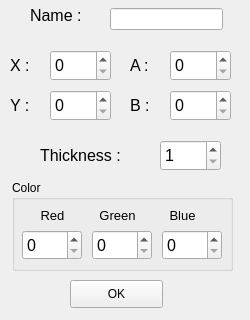
<?xml version="1.0" encoding="UTF-8"?>
<ui version="4.0">
 <class>AddElipse</class>
 <widget class="QMainWindow" name="AddElipse">
  <property name="geometry">
   <rect>
    <x>0</x>
    <y>0</y>
    <width>250</width>
    <height>320</height>
   </rect>
  </property>
  <property name="windowTitle">
   <string>Add Elipse</string>
  </property>
  <widget class="QWidget" name="centralwidget">
   <widget class="QLabel" name="label_5">
    <property name="geometry">
     <rect>
      <x>30</x>
      <y>0</y>
      <width>81</width>
      <height>31</height>
     </rect>
    </property>
    <property name="font">
     <font>
      <pointsize>12</pointsize>
     </font>
    </property>
    <property name="text">
     <string>Name : </string>
    </property>
   </widget>
   <widget class="QLineEdit" name="lineEllipseName">
    <property name="geometry">
     <rect>
      <x>110</x>
      <y>8</y>
      <width>113</width>
      <height>22</height>
     </rect>
    </property>
    <property name="font">
     <font>
      <pointsize>12</pointsize>
     </font>
    </property>
   </widget>
   <widget class="QLabel" name="label_9">
    <property name="geometry">
     <rect>
      <x>40</x>
      <y>140</y>
      <width>101</width>
      <height>31</height>
     </rect>
    </property>
    <property name="font">
     <font>
      <pointsize>12</pointsize>
     </font>
    </property>
    <property name="text">
     <string>Thickness : </string>
    </property>
   </widget>
   <widget class="QSpinBox" name="spinBEllipse">
    <property name="geometry">
     <rect>
      <x>170</x>
      <y>90</y>
      <width>61</width>
      <height>31</height>
     </rect>
    </property>
    <property name="font">
     <font>
      <pointsize>12</pointsize>
     </font>
    </property>
    <property name="toolTip">
     <string>Set radius B for elipse (in pixels)</string>
    </property>
    <property name="minimum">
     <number>0</number>
    </property>
    <property name="maximum">
     <number>1000</number>
    </property>
   </widget>
   <widget class="QLabel" name="label_4">
    <property name="geometry">
     <rect>
      <x>130</x>
      <y>50</y>
      <width>55</width>
      <height>31</height>
     </rect>
    </property>
    <property name="font">
     <font>
      <pointsize>12</pointsize>
     </font>
    </property>
    <property name="text">
     <string>A : </string>
    </property>
   </widget>
   <widget class="QSpinBox" name="spinYEllipse">
    <property name="geometry">
     <rect>
      <x>50</x>
      <y>90</y>
      <width>61</width>
      <height>31</height>
     </rect>
    </property>
    <property name="font">
     <font>
      <pointsize>12</pointsize>
     </font>
    </property>
    <property name="toolTip">
     <string>Set X for elipse's center (in pixels)</string>
    </property>
    <property name="minimum">
     <number>0</number>
    </property>
    <property name="maximum">
     <number>720</number>
    </property>
   </widget>
   <widget class="QSpinBox" name="spinXEllipse">
    <property name="geometry">
     <rect>
      <x>50</x>
      <y>50</y>
      <width>61</width>
      <height>31</height>
     </rect>
    </property>
    <property name="font">
     <font>
      <pointsize>12</pointsize>
     </font>
    </property>
    <property name="toolTip">
     <string>Set X for elipse's center (in pixels)</string>
    </property>
    <property name="minimum">
     <number>0</number>
    </property>
    <property name="maximum">
     <number>1280</number>
    </property>
   </widget>
   <widget class="QSpinBox" name="spinEllipseThickness">
    <property name="geometry">
     <rect>
      <x>160</x>
      <y>140</y>
      <width>61</width>
      <height>31</height>
     </rect>
    </property>
    <property name="font">
     <font>
      <pointsize>12</pointsize>
     </font>
    </property>
    <property name="minimum">
     <number>1</number>
    </property>
    <property name="maximum">
     <number>5</number>
    </property>
   </widget>
   <widget class="QSpinBox" name="spinAEllipse">
    <property name="geometry">
     <rect>
      <x>170</x>
      <y>50</y>
      <width>61</width>
      <height>31</height>
     </rect>
    </property>
    <property name="font">
     <font>
      <pointsize>12</pointsize>
     </font>
    </property>
    <property name="toolTip">
     <string>Set radius A for elipse (in pixels)</string>
    </property>
    <property name="minimum">
     <number>0</number>
    </property>
    <property name="maximum">
     <number>1000</number>
    </property>
   </widget>
   <widget class="QPushButton" name="btnOkElipse">
    <property name="geometry">
     <rect>
      <x>70</x>
      <y>280</y>
      <width>93</width>
      <height>28</height>
     </rect>
    </property>
    <property name="text">
     <string>OK</string>
    </property>
   </widget>
   <widget class="QLabel" name="label">
    <property name="geometry">
     <rect>
      <x>10</x>
      <y>50</y>
      <width>55</width>
      <height>31</height>
     </rect>
    </property>
    <property name="font">
     <font>
      <pointsize>12</pointsize>
     </font>
    </property>
    <property name="text">
     <string>X : </string>
    </property>
   </widget>
   <widget class="QLabel" name="label_3">
    <property name="geometry">
     <rect>
      <x>130</x>
      <y>90</y>
      <width>55</width>
      <height>31</height>
     </rect>
    </property>
    <property name="font">
     <font>
      <pointsize>12</pointsize>
     </font>
    </property>
    <property name="text">
     <string>B : </string>
    </property>
   </widget>
   <widget class="QLabel" name="label_2">
    <property name="geometry">
     <rect>
      <x>10</x>
      <y>90</y>
      <width>55</width>
      <height>31</height>
     </rect>
    </property>
    <property name="font">
     <font>
      <pointsize>12</pointsize>
     </font>
    </property>
    <property name="text">
     <string>Y : </string>
    </property>
   </widget>
   <widget class="QGroupBox" name="groupBox">
    <property name="geometry">
     <rect>
      <x>12</x>
      <y>180</y>
      <width>221</width>
      <height>91</height>
     </rect>
    </property>
    <property name="font">
     <font>
      <weight>50</weight>
      <bold>false</bold>
     </font>
    </property>
    <property name="title">
     <string>Color</string>
    </property>
    <widget class="QSpinBox" name="spinRedEllipse">
     <property name="geometry">
      <rect>
       <x>10</x>
       <y>50</y>
       <width>60</width>
       <height>30</height>
      </rect>
     </property>
     <property name="font">
      <font>
       <pointsize>12</pointsize>
      </font>
     </property>
     <property name="toolTip">
      <string>Set X for circle's center (in pixels)</string>
     </property>
     <property name="minimum">
      <number>0</number>
     </property>
     <property name="maximum">
      <number>255</number>
     </property>
    </widget>
    <widget class="QSpinBox" name="spinGreenEllipse">
     <property name="geometry">
      <rect>
       <x>80</x>
       <y>50</y>
       <width>60</width>
       <height>30</height>
      </rect>
     </property>
     <property name="font">
      <font>
       <pointsize>12</pointsize>
      </font>
     </property>
     <property name="toolTip">
      <string>Set X for circle's center (in pixels)</string>
     </property>
     <property name="minimum">
      <number>0</number>
     </property>
     <property name="maximum">
      <number>255</number>
     </property>
    </widget>
    <widget class="QSpinBox" name="spinBlueEllipse">
     <property name="geometry">
      <rect>
       <x>150</x>
       <y>50</y>
       <width>60</width>
       <height>30</height>
      </rect>
     </property>
     <property name="font">
      <font>
       <pointsize>12</pointsize>
      </font>
     </property>
     <property name="toolTip">
      <string>Set X for circle's center (in pixels)</string>
     </property>
     <property name="minimum">
      <number>0</number>
     </property>
     <property name="maximum">
      <number>255</number>
     </property>
    </widget>
    <widget class="QLabel" name="label_6">
     <property name="geometry">
      <rect>
       <x>20</x>
       <y>20</y>
       <width>41</width>
       <height>31</height>
      </rect>
     </property>
     <property name="font">
      <font>
       <pointsize>10</pointsize>
      </font>
     </property>
     <property name="text">
      <string>Red</string>
     </property>
     <property name="alignment">
      <set>Qt::AlignCenter</set>
     </property>
    </widget>
    <widget class="QLabel" name="label_7">
     <property name="geometry">
      <rect>
       <x>80</x>
       <y>20</y>
       <width>51</width>
       <height>31</height>
      </rect>
     </property>
     <property name="font">
      <font>
       <pointsize>10</pointsize>
      </font>
     </property>
     <property name="text">
      <string>Green</string>
     </property>
     <property name="alignment">
      <set>Qt::AlignCenter</set>
     </property>
    </widget>
    <widget class="QLabel" name="label_8">
     <property name="geometry">
      <rect>
       <x>150</x>
       <y>20</y>
       <width>41</width>
       <height>31</height>
      </rect>
     </property>
     <property name="font">
      <font>
       <pointsize>10</pointsize>
      </font>
     </property>
     <property name="text">
      <string>Blue</string>
     </property>
     <property name="alignment">
      <set>Qt::AlignCenter</set>
     </property>
    </widget>
   </widget>
  </widget>
 </widget>
 <resources/>
 <connections/>
</ui>
